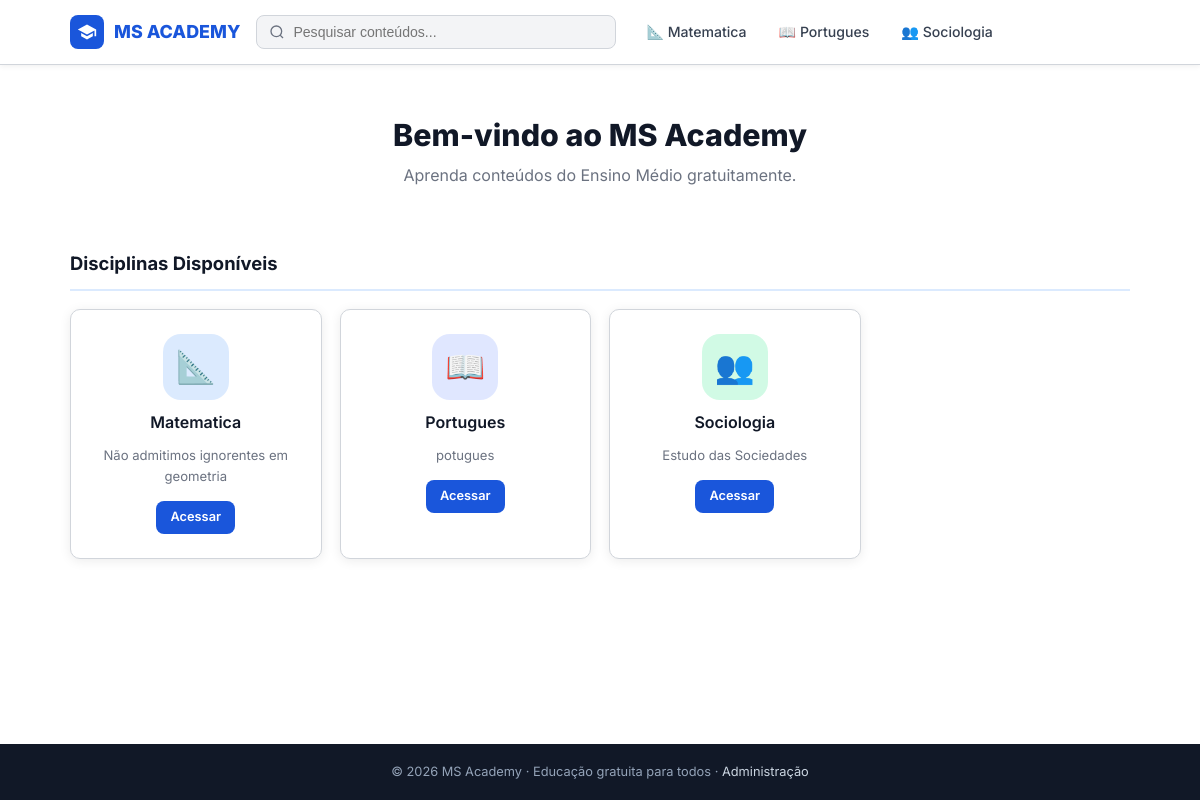
The page / on the database its author committed.
### tables this page shows
CREATE TABLE `disciplina` (
  `id` int NOT NULL AUTO_INCREMENT,
  `nome` varchar(100) NOT NULL,
  `descricao` text,
  PRIMARY KEY (`id`)
);

### includes/funcoes.php (called while the page is built, shortened)
<?php
function h($str) {
    return htmlspecialchars((string)$str, ENT_QUOTES, 'UTF-8');
}
function disciplinas_todas($conn) {
    $res = $conn->query("SELECT * FROM disciplina ORDER BY nome ASC");
    return $res ? $res->fetch_all(MYSQLI_ASSOC) : [];
}
function icone_disciplina($nome) {
    $mapa = [
        'matem'  => ['emoji' => '📐', 'cor' => '#1A56DB', 'bg' => '#DBEAFE'],
        'fis'    => ['emoji' => '⚡', 'cor' => '#7C3AED', 'bg' => '#EDE9FE'],
        'quim'   => ['emoji' => '🧪', 'cor' => '#059669', 'bg' => '#D1FAE5'],
        'bio'    => ['emoji' => '🧬', 'cor' => '#D97706', 'bg' => '#FEF3C7'],
        'hist'   => ['emoji' => '🏛️', 'cor' => '#B91C1C', 'bg' => '#FEE2E2'],
        'port'   => ['emoji' => '📖', 'cor' => '#4338CA', 'bg' => '#E0E7FF'],
        'geo'    => ['emoji' => '🌍', 'cor' => '#0891B2', 'bg' => '#CFFAFE'],
        'fil'    => ['emoji' => '🤔', 'cor' => '#6D28D9', 'bg' => '#EDE9FE'],
        'soc'    => ['emoji' => '👥', 'cor' => '#065F46', 'bg' => '#D1FAE5'],
        'ing'    => ['emoji' => '🌐', 'cor' => '#1E40AF', 'bg' => '#DBEAFE'],
        'ed fis' => ['emoji' => '🏃', 'cor' => '#B45309', 'bg' => '#FEF3C7'],
        'arte'   => ['emoji' => '🎨', 'cor' => '#BE185D', 'bg' => '#FCE7F3'],
    ];
    $lower = mb_strtolower($nome);
    foreach ($mapa as $key => $val) {
        if (str_contains($lower, $key)) return $val;
    }
    return ['emoji' => '📚', 'cor' => '#374151', 'bg' => '#F3F4F6'];
}

### index.php (the view, shortened to what this page needs)
<?php
include 'includes/conexao.php';
include 'includes/funcoes.php';
$busca = trim($_GET['q'] ?? '');
$disciplinas = disciplinas_todas($conn);
$resultados_busca = [];
require_once 'includes/header.php';
?>
<main>
<div class="container">
<?php if ($busca !== ''): ?>
  <div class="breadcrumb">
    <a href="/">Home</a><span class="sep">›</span>
    <span>Resultados para "<?= h($busca) ?>"</span>
  </div>
  <h2 style="margin-bottom:18px;">
    <?= count($resultados_busca) ?> resultado<?= count($resultados_busca) !== 1 ? 's' : '' ?>
    para "<em><?= h($busca) ?></em>"
  </h2>
  <?php if (empty($resultados_busca)): ?>
    <div class="empty-state">
      <span class="es-icon">🔍</span>
      <p>Nenhum conteúdo encontrado. Tente outra busca.</p>
    </div>
  <?php else: ?>
    <div class="search-results-list">
      <?php foreach ($resultados_busca as $r): ?>
        <a href="conteudo.php?id=<?= $r['id'] ?>" class="search-result-item">
          <div class="disc-tag"><?= h($r['disciplina_nome']) ?></div>
          <h4><?= h($r['titulo']) ?></h4>
          <?php if ($r['resumo']): ?>
            <p><?= h(mb_substr($r['resumo'], 0, 140)) ?>…</p>
          <?php endif; ?>
        </a>
      <?php endforeach; ?>
    </div>
  <?php endif; ?>
<?php else: ?>
  <section class="home-hero">
    <h1>Bem-vindo ao MS Academy</h1>
    <p>Aprenda conteúdos do Ensino Médio gratuitamente.</p>
  </section>
  <?php if (empty($disciplinas)): ?>
    <div class="empty-state">
      <span class="es-icon">📚</span>
      <p>Nenhuma disciplina cadastrada ainda.</p>
    </div>
  <?php else: ?>
    <h2 class="section-title">Disciplinas Disponíveis</h2>
    <div class="disciplines-grid">
      <?php foreach ($disciplinas as $d):
        $ic = icone_disciplina($d['nome']);
      ?>
        <div class="disc-card">
          <div class="disc-icon-wrap" style="background:<?= $ic['bg'] ?>;">
            <span style="font-size:2rem;"><?= $ic['emoji'] ?></span>
          </div>
          <h3><?= h($d['nome']) ?></h3>
          <?php if ($d['descricao']): ?>
            <p><?= h(mb_substr($d['descricao'], 0, 60)) ?></p>
          <?php endif; ?>
          <a href="disciplina.php?id=<?= $d['id'] ?>" class="btn btn-primary btn-sm" style="margin-top:4px;">
            Acessar
          </a>
        </div>
      <?php endforeach; ?>
    </div>
  <?php endif; ?>
<?php endif; ?>
</div>
</main>
<?php require_once 'includes/footer.php'; ?>

### includes/menu.php (shortened to what this page needs)
<?php
$disciplinas_menu = disciplinas_todas($conn);
$busca_valor = h($_GET['q'] ?? '');
?>
<header>
  <nav class="nav-inner">
    <a href="<?= BASE_URL ?>" class="logo">
      <div class="logo-icon">
        <svg viewBox="0 0 24 24"><path d="M12 3L1 9l11 6 9-4.91V17h2V9L12 3zM5 13.18v4L12 21l7-3.82v-4L12 17l-7-3.82z"/></svg>
      </div>
      MS ACADEMY
    </a>
    <form class="search-box" action="<?= BASE_URL ?>index.php" method="GET">
      <button type="submit" aria-label="Buscar">
        <svg width="16" height="16" viewBox="0 0 24 24" fill="none" stroke="currentColor" stroke-width="2">
          <circle cx="11" cy="11" r="8"/><path d="m21 21-4.35-4.35"/>
        </svg>
      </button>
      <input type="text" name="q" placeholder="Pesquisar conteúdos..." value="<?= $busca_valor ?>" autocomplete="off"/>
    </form>
    <div class="nav-tabs">
      <?php foreach (array_slice($disciplinas_menu, 0, 4) as $dm):
        $ic = icone_disciplina($dm['nome']);
      ?>
        <a href="<?= BASE_URL ?>disciplina.php?id=<?= $dm['id'] ?>" class="nav-tab">
          <?= $ic['emoji'] ?> <?= h($dm['nome']) ?>
        </a>
      <?php endforeach; ?>
    </div>
  </nav>
</header>

### assets/css/style.css (style rules this page uses)
*, *::before, *::after { box-sizing: border-box; margin: 0; padding: 0; }
:root { --blue: #1A56DB; --blue-dark: #1240A8; --blue-light: #EBF2FF; --blue-soft: #DBEAFE; --gray-900: #111827; --gray-700: #374151; --gray-500: #6B7280; --gray-300: #D1D5DB; --gray-100: #F3F4F6; --green: #059669; --green-soft: #D1FAE5; --red: #DC2626; --red-soft: #FEE2E2; --orange: #D97706; --orange-soft:#FEF3C7; --white: #FFFFFF; --radius: 10px; --shadow: 0 2px 12px rgba(0,0,0,0.08); --shadow-lg: 0 8px 32px rgba(0,0,0,0.13); --transition: 0.18s ease; }
html { font-size: 16px; scroll-behavior: smooth; }
body { font-family: 'Inter', system-ui, -apple-system, sans-serif; color: var(--gray-900); background: var(--white); line-height: 1.6; min-height: 100vh; display: flex; flex-direction: column; }
a { color: inherit; text-decoration: none; }
button { cursor: pointer; font-family: inherit; border: none; outline: none; }
main { flex: 1; }
h1 { font-size: 1.9rem; font-weight: 800; line-height: 1.2; }
h2 { font-size: 1.4rem; font-weight: 700; }
h3 { font-size: 1.1rem; font-weight: 600; }
.container { max-width: 1100px; margin: 0 auto; padding: 0 20px; }
header { background: var(--white); border-bottom: 1px solid var(--gray-300); position: sticky; top: 0; z-index: 100; box-shadow: 0 1px 6px rgba(0,0,0,0.07); }
.nav-inner { display: flex; align-items: center; gap: 16px; padding: 0 20px; max-width: 1100px; margin: 0 auto; height: 64px; }
.logo { display: flex; align-items: center; gap: 10px; font-weight: 800; font-size: 1.12rem; color: var(--blue); white-space: nowrap; }
.logo-icon { width: 34px; height: 34px; background: var(--blue); border-radius: 8px; display: flex; align-items: center; justify-content: center; }
.logo-icon svg { width: 20px; height: 20px; fill: var(--white); }
.search-box { flex: 1; max-width: 360px; display: flex; align-items: center; border: 1px solid var(--gray-300); border-radius: 8px; padding: 0 12px; gap: 8px; background: var(--gray-100); transition: border-color var(--transition); }
.search-box input { border: none; background: transparent; flex: 1; font-size: 0.88rem; outline: none; padding: 8px 0; }
.search-box button { background: none; padding: 0; color: var(--gray-500); display: flex; align-items: center; }
.nav-tabs { display: flex; align-items: center; gap: 4px; flex: 1; }
.nav-tab { display: flex; align-items: center; gap: 6px; padding: 6px 14px; border-radius: 20px; font-size: 0.88rem; font-weight: 500; color: var(--gray-700); transition: all var(--transition); white-space: nowrap; }
.btn { display: inline-flex; align-items: center; justify-content: center; gap: 8px; padding: 9px 20px; border-radius: 8px; font-weight: 600; font-size: 0.88rem; transition: all var(--transition); cursor: pointer; border: none; font-family: inherit; }
.btn-primary { background: var(--blue); color: var(--white); }
.btn-sm { padding: 6px 14px; font-size: 0.8rem; }
.section-title { font-size: 1.15rem; font-weight: 700; margin-bottom: 18px; padding-bottom: 10px; border-bottom: 2px solid var(--blue-soft); }
.disciplines-grid { display: grid; grid-template-columns: repeat(auto-fill, minmax(210px, 1fr)); gap: 18px; padding-bottom: 40px; }
.disc-card { background: var(--white); border: 1px solid var(--gray-300); border-radius: var(--radius); padding: 24px 18px; text-align: center; box-shadow: var(--shadow); display: flex; flex-direction: column; align-items: center; gap: 10px; transition: transform var(--transition), box-shadow var(--transition); }
.disc-icon-wrap { width: 66px; height: 66px; border-radius: 18px; display: flex; align-items: center; justify-content: center; font-size: 2rem; }
.disc-card h3 { font-size: 1rem; }
.disc-card p { font-size: 0.82rem; color: var(--gray-500); }
.home-hero { text-align: center; padding: 52px 20px 36px; }
.home-hero h1 { margin-bottom: 10px; }
.home-hero p { color: var(--gray-500); font-size: 1rem; margin-bottom: 24px; }

### rows shown on the page
disciplina: nome "📐", nome "Matematica", descricao "Não admitimos ignorentes em geometria"
disciplina: nome "📖", nome "Portugues", descricao "potugues"
disciplina: nome "👥", nome "Sociologia", descricao "Estudo das Sociedades"
